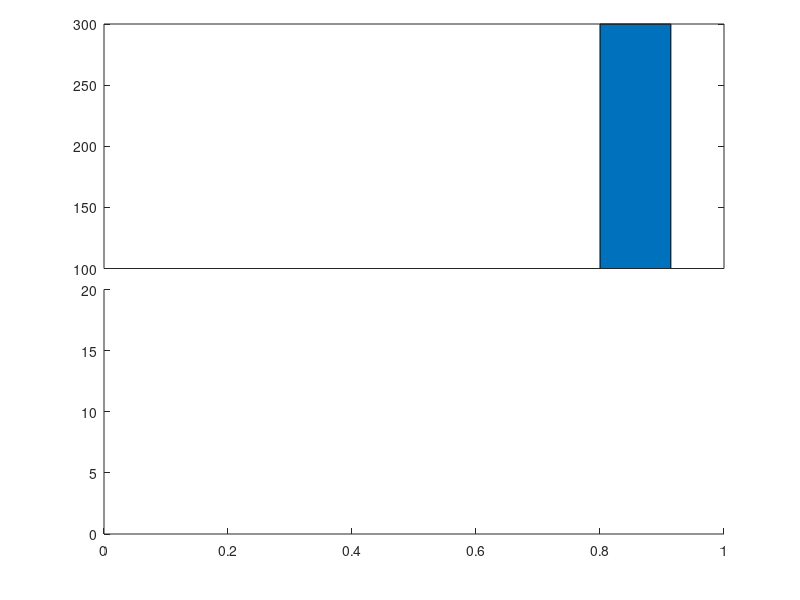

This figure's MATLAB source:
a=[1 3 6 4 5 300];

ylim1=[0 20];
ylim2=[100 300];
xlim=[0 length(a)+1];

% retrieve your default axis pos
clf;
p0=get(gca,'position')
delete(gcf);

% create axis1
%a1=axes('position',[p0(1) p0(2) p0(3)/2-.025 p0(4)]);
a1=axes('position',[p0(1) p0(2) p0(3) p0(4)/2]);
%a2=axes('position',[p0(1) p0(4)/2+.145 p0(3) p0(4)/2])
%barh(a);
%bar(a);
set(a1,'ylim',ylim1);
%set(a2,'xlim',xlim,'ylim',ylim2);
%set(a2,'xtick',[]);
%box off;

% create axis2
%a2=axes('position',[p0(1)+p0(3)/2+.025 p0(2) p0(3)/2-.025 p0(4)]);
%a2=axes('position',[p0(1) p0(4)/2+.145 p0(3) p0(4)/2])
a2=axes('position',[p0(1) p0(4)/2+.145 p0(3) p0(4)/2])
%barh(a);
bar(a);

%set(a1,'ylim',ylim1);
set(a2,'xlim',xlim,'ylim',ylim2);
set(a2,'xtick',[]);
%set(a2,'xcolor',get(a2,'color'));
%box off

%%%%%%%%%%%%%%%% plotting %%%%%%%%%%%%%%%%%%%%%
output = "break_axis";

%figure;
saveas(1, strcat(output, ".png"));

%box off
